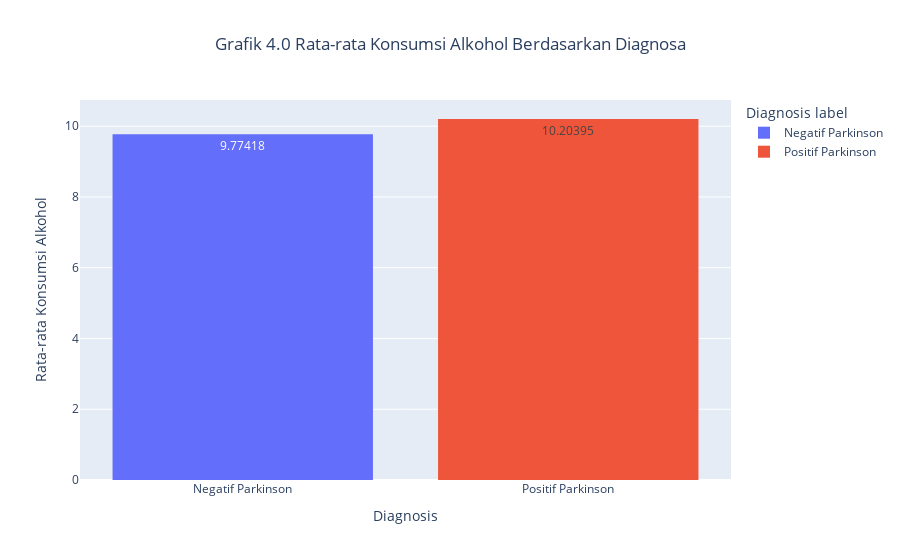

The cell this chart's notebook holds for it:
### Markdown cell above
#### 4. Analisis Rata-rata Konsumsi Alkohol dan Aktivitas Fisik

### Code cell
# Pembuatan figure berisi historgram ngelompokkan identifikasi diagnosis berdasarkan umur pasien
fig_4_0 = px.histogram(df_analysis.groupby(['Diagnosis label'])['Konsumsi Alkohol per Minggu'].mean().reset_index(), 
             x = 'Diagnosis label', 
             y = 'Konsumsi Alkohol per Minggu',
             title = 'Grafik 4.0 Rata-rata Konsumsi Alkohol Berdasarkan Diagnosa',
             text_auto = True,
             color = 'Diagnosis label'
             )
fig_4_0.update_layout(bargap = 0.2, yaxis_title = 'Rata-rata Konsumsi Alkohol', xaxis_title='Diagnosis', title_x = 0.5)
fig_4_0.show()

# Pembuatan figure berisi historgram ngelompokkan identifikasi diagnosis berdasarkan umur pasien
fig_4_1 = px.histogram(df_analysis.groupby(['Diagnosis label'])['Jam Aktivitas Fisik per Minggu'].mean().reset_index(), 
             x = 'Diagnosis label', 
             y = 'Jam Aktivitas Fisik per Minggu',
             title = 'Grafik 4.1 Rata-rata Jam Aktivitas Fisik Berdasarkan Diagnosa',
             text_auto = True,
             color = 'Diagnosis label'
             )
fig_4_1.update_layout(bargap = 0.2, yaxis_title = 'Rata-rata Jam Aktivitas Fisik', xaxis_title='Diagnosis', title_x = 0.5)
fig_4_1.show()

### Figure 1 — Plotly figure (JSON) as saved in the notebook; plotly's stock layout.template omitted (floating-point values rounded to 4 significant figures)
{"data": [{"alignmentgroup": "True", "bingroup": "x", "histfunc": "sum", "hovertemplate": "Diagnosis label=%{x}<br>sum of Konsumsi Alkohol per Minggu=%{y}<extra></extra>", "legendgroup": "Negatif Parkinson", "marker": {"color": "#636efa", "pattern": {"shape": ""}}, "name": "Negatif Parkinson", "offsetgroup": "Negatif Parkinson", "orientation": "v", "showlegend": true, "texttemplate": "%{value}", "type": "histogram", "x": ["Negatif Parkinson"], "xaxis": "x", "y": [9.774], "yaxis": "y"}, {"alignmentgroup": "True", "bingroup": "x", "histfunc": "sum", "hovertemplate": "Diagnosis label=%{x}<br>sum of Konsumsi Alkohol per Minggu=%{y}<extra></extra>", "legendgroup": "Positif Parkinson", "marker": {"color": "#EF553B", "pattern": {"shape": ""}}, "name": "Positif Parkinson", "offsetgroup": "Positif Parkinson", "orientation": "v", "showlegend": true, "texttemplate": "%{value}", "type": "histogram", "x": ["Positif Parkinson"], "xaxis": "x", "y": [10.2], "yaxis": "y"}], "layout": {"bargap": 0.2, "barmode": "relative", "legend": {"title": {"text": "Diagnosis label"}, "tracegroupgap": 0}, "title": {"text": "Grafik 4.0 Rata-rata Konsumsi Alkohol Berdasarkan Diagnosa", "x": 0.5}, "xaxis": {"anchor": "y", "categoryarray": ["Negatif Parkinson", "Positif Parkinson"], "categoryorder": "array", "domain": [0, 1], "title": {"text": "Diagnosis"}}, "yaxis": {"anchor": "x", "domain": [0, 1], "title": {"text": "Rata-rata Konsumsi Alkohol"}}}}
